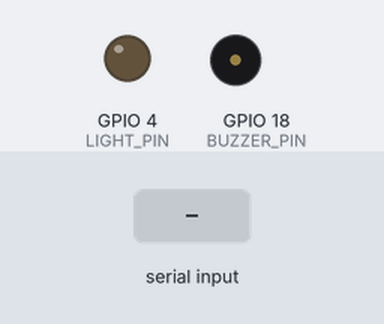
A sketch run on a simulated ESP32. Shown: output pins drawn as LEDs (lit = HIGH), buzzer (waves = sounding, pin HIGH). Dashed ring = blinking. The test bench sets the inputs (shaded band). What the sketch prints to the serial monitor is not drawn.

Above: at 1.2 s.
1.3 s: "ON\n" received over Serial
At 1.45 s:
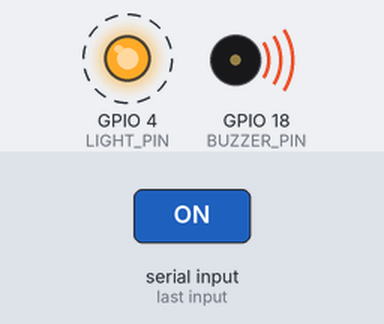
Timing chart, 0 to 5.5 s (numbered marks = the images above; inputs shaded):
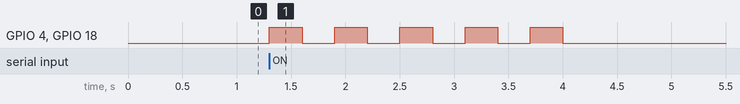

The sketch:

cow_light.ino
```cpp
// camDetection - ESP32 warning light
//
// The camDetection app sends one line over USB every half second:
//   "ON"  -> a chosen object (e.g. a cow) is on the road  -> blink the light
//   "OFF" -> nothing on the road                          -> light off
// The light is OFF at power-up, and goes OFF by itself if the app stops
// sending (app closed, Mac asleep, cable pulled).
//
// Wiring: LED (with a 220 ohm resistor) or relay module input on LIGHT_PIN, GND to GND.
//         Buzzer + (or module I/O pin) on BUZZER_PIN, buzzer - to GND. It beeps with each blink.

const int LIGHT_PIN = 4;           // D4 on the ESP32 DEVKIT V1 (change if your LED / relay is elsewhere)
const bool ACTIVE_HIGH = true;     // most LEDs: true. Many relay boards switch on LOW: set false
const int BUZZER_PIN = 18;         // D18 on the ESP32 DEVKIT V1 (-1 = no buzzer)
const bool BUZZER_PASSIVE = false; // false = active buzzer (beeps on its own); true = passive (needs a tone)
const int BUZZER_TONE_HZ = 2700;   // pitch for a passive buzzer
const unsigned long BLINK_MS = 300;     // on/off time of each blink
const unsigned long TIMEOUT_MS = 3000;  // no message for this long -> light off

bool blinking = false;
bool lightOn = false;
unsigned long lastMessage = 0;
unsigned long lastToggle = 0;
String line;

void setBuzzer(bool on) {
  if (BUZZER_PIN < 0) return;
  if (BUZZER_PASSIVE) {
    if (on) tone(BUZZER_PIN, BUZZER_TONE_HZ); else noTone(BUZZER_PIN);
  } else {
    digitalWrite(BUZZER_PIN, on ? HIGH : LOW);
  }
}

void setLight(bool on) {
  lightOn = on;
  digitalWrite(LIGHT_PIN, (on == ACTIVE_HIGH) ? HIGH : LOW);
  setBuzzer(on);                   // beep together with the light
}

void setup() {
  pinMode(LIGHT_PIN, OUTPUT);
  if (BUZZER_PIN >= 0) pinMode(BUZZER_PIN, OUTPUT);
  setLight(false);                 // default: light off
  Serial.begin(115200);
  Serial.println("COW LIGHT READY");
}

void loop() {
  while (Serial.available()) {
    char c = Serial.read();
    if (c == '\n' || c == '\r') {
      line.trim();
      if (line == "ON")  { blinking = true;  lastMessage = millis(); }
      if (line == "OFF") { blinking = false; lastMessage = millis(); }
      line = "";
    } else if (line.length() < 16) {
      line += c;
    }
  }

  if (blinking && millis() - lastMessage > TIMEOUT_MS) {
    blinking = false;              // app went quiet - fail safe
  }

  if (blinking) {
    if (millis() - lastToggle >= BLINK_MS) {
      lastToggle = millis();
      setLight(!lightOn);
    }
  } else if (lightOn) {
    setLight(false);
  }
}
```

Measured:
- after the input at 1.3 s, GPIO 4 (LIGHT_PIN), GPIO 18 (BUZZER_PIN): alternates HIGH for 0.30 s and LOW for 0.30 s, 10 changes in all, then stays LOW, starting at once
